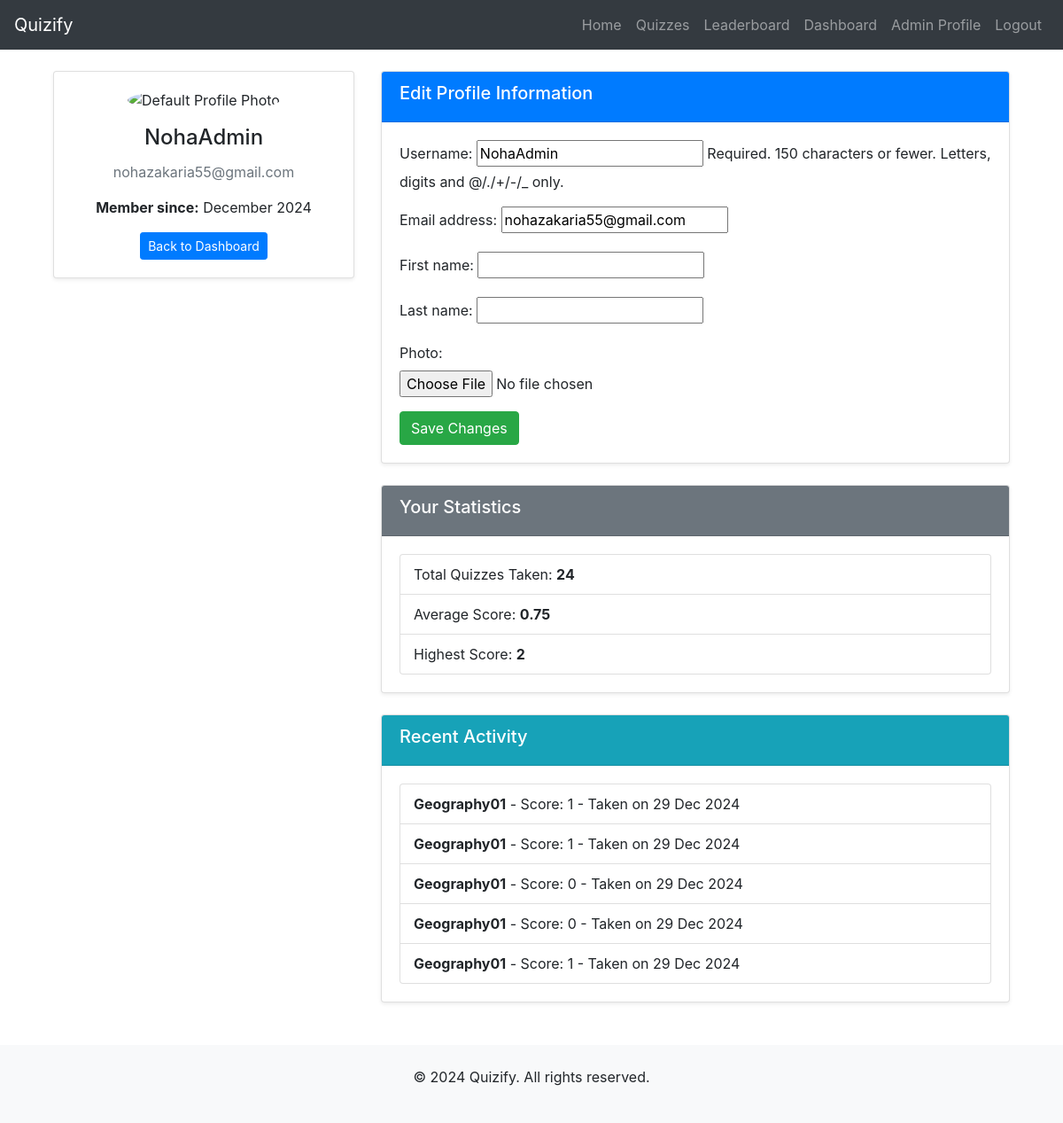
The app's page /profile/ (signed in), older data.
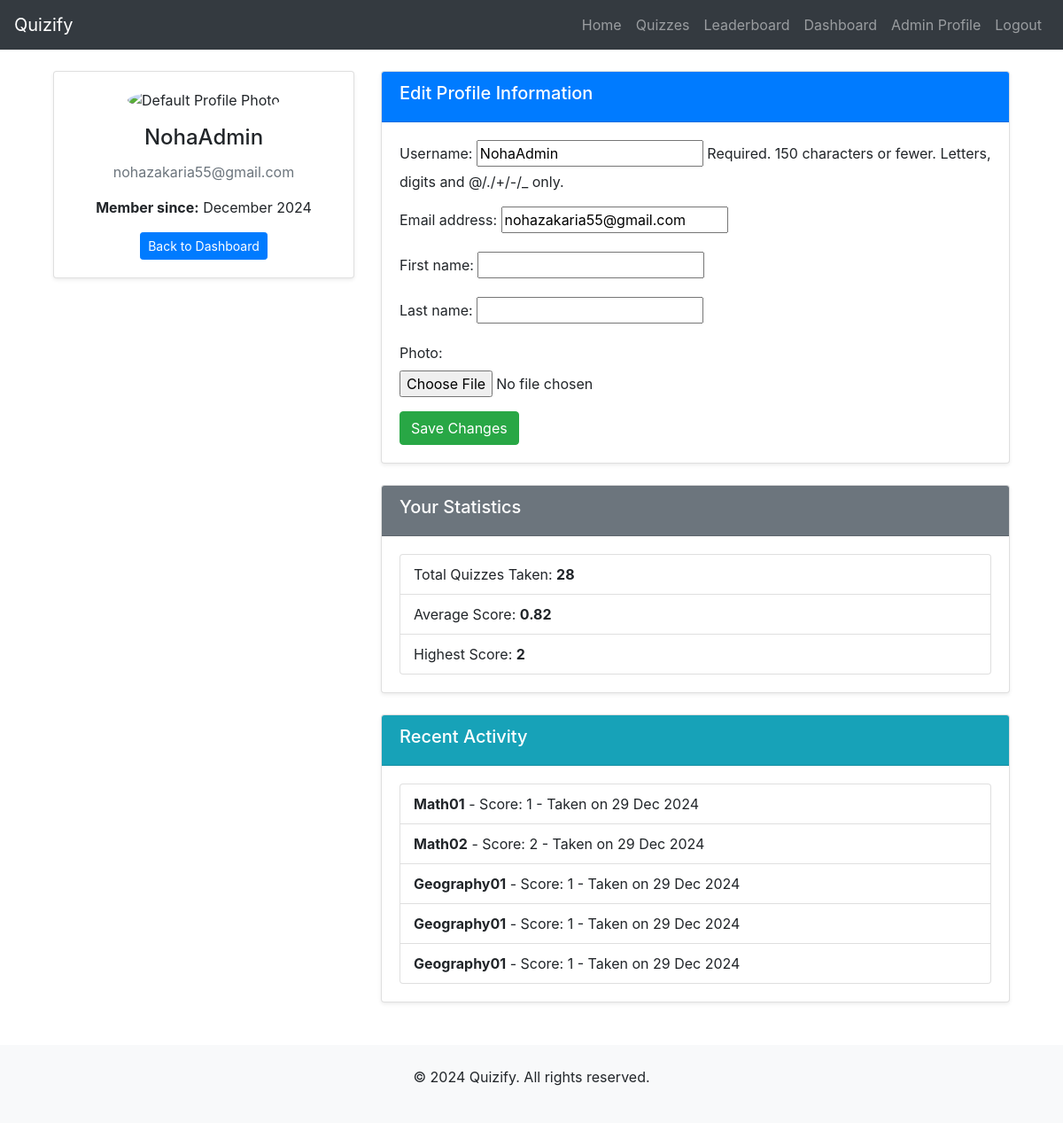
The same page, newer data.
### quizzes/models.py (models this page shows, shortened)
class Result(models.Model):
    user = models.ForeignKey(User, on_delete=models.CASCADE)  # Link to User model
    quiz = models.ForeignKey('Quiz', on_delete=models.CASCADE)  # Link to Quiz model
    score = models.IntegerField()
    date_taken = models.DateTimeField(auto_now_add=True)  # Automatically set when the result is created

class Quiz(models.Model):
    title = models.CharField(max_length=200)
    description = models.TextField()
    created_at = models.DateTimeField(auto_now_add=True)

### quizzes/views.py (the view)
# urls.py: path('profile/', views.regular_user_profile, name='regular_user_profile'),
@login_required
def regular_user_profile(request):
    form = CustomUserChangeForm(request.POST or None, request.FILES or None, instance=request.user)
    if request.method == 'POST' and form.is_valid():
        form.save()
        messages.success(request, 'Your profile was updated successfully!')
        return redirect('regular_user_profile')
    context = {
        'form': form,
        'user_type': 'Regular User',
        'recent_quizzes': Result.objects.filter(user=request.user).order_by('-date_taken')[:5],
        'total_quizzes': Result.objects.filter(user=request.user).count(),
        'average_score': Result.objects.filter(user=request.user).aggregate(Avg('score'))['score__avg'] or 0,
        'highest_score': Result.objects.filter(user=request.user).aggregate(Max('score'))['score__max'] or 0,
    }
    return render(request, 'profile_regular.html', context)

### quizzes/forms.py (shortened to what this page needs)
class CustomUserChangeForm(forms.ModelForm):
    photo = forms.ImageField(required=False, widget=forms.FileInput(attrs={'class': 'form-control-file'}))
    class Meta:
        model = User
        fields = ['username', 'email', 'first_name', 'last_name']
    def __init__(self, *args, **kwargs):
        super(CustomUserChangeForm, self).__init__(*args, **kwargs)
        if self.instance and hasattr(self.instance, 'userprofile'):
            self.fields['photo'].initial = self.instance.userprofile.profile_picture

### templates/profile_regular.html (shortened to what this page needs)
{% extends 'base.html' %}
{% load static %}
{% block content %}
<div class="container mt-4">
    <div class="row">
<div class="col-md-4">
    <div class="card text-center shadow-sm">
        <div class="card-body">
            {% if user.userprofile.profile_picture and user.userprofile.profile_picture.url %}
                <img src="{{ user.userprofile.profile_picture.url }}" alt="Profile Photo"
                     class="rounded-circle img-fluid mb-3"
                     style="width: 150px; height: 150px; object-fit: cover;">
            {% else %}
                <img src="{{ MEDIA_URL }}profile_photos/default.png" alt="Default Profile Photo"
                     class="rounded-circle img-fluid mb-3"
                     style="width: 150px; height: 150px; object-fit: cover;">
            {% endif %}
            <h4 class="card-title">{{ user.username }}</h4>
            <p class="text-muted">{{ user.email }}</p>
            <p><strong>Member since:</strong> {{ user.date_joined|date:"F Y" }}</p>
            <a href="{% url 'dashboard' %}" class="btn btn-primary btn-sm">Back to Dashboard</a>
        </div>
    </div>
</div>
        <div class="col-md-8">
            <div class="card shadow-sm">
                <div class="card-header bg-primary text-white">
                    <h5>Edit Profile Information</h5>
                </div>
                <div class="card-body">
                    <form method="POST" enctype="multipart/form-data">
                        {{ form.as_p }}
                        <button type="submit" class="btn btn-success">Save Changes</button>
                    </form>
                </div>
            </div>
            <div class="card shadow-sm mt-4">
                <div class="card-header bg-secondary text-white">
                    <h5>Your Statistics</h5>
                </div>
                <div class="card-body">
                    <ul class="list-group">
                        <li class="list-group-item">Total Quizzes Taken: <strong>{{ total_quizzes }}</strong></li>
                        <li class="list-group-item">Average Score: <strong>{{ average_score|floatformat:2 }}</strong></li>
                        <li class="list-group-item">Highest Score: <strong>{{ highest_score }}</strong></li>
                    </ul>
                </div>
            </div>
            <div class="card shadow-sm mt-4">
                <div class="card-header bg-info text-white">
                    <h5>Recent Activity</h5>
                </div>
                <div class="card-body">
                    {% if recent_quizzes %}
                        <ul class="list-group">
                            {% for result in recent_quizzes %}
                                <li class="list-group-item">
                                    <strong>{{ result.quiz.title }}</strong> - Score: {{ result.score }} - Taken on {{ result.date_taken|date:"d M Y" }}
                                </li>
                            {% endfor %}
                        </ul>
                    {% else %}
                        <p class="text-muted">No recent quiz activity.</p>
                    {% endif %}
                </div>
            </div>
        </div>
    </div>
</div>
{% endblock %}

Row changes from the older to the newer data that the page shows:
no longer on this page (row unchanged): Result: quiz "Geography01", score "0", date_taken "29 Dec 2024"
no longer on this page (row unchanged): Result: quiz "Geography01", score "0", date_taken "29 Dec 2024"
added Result: quiz "Math01", score "1", date_taken "29 Dec 2024"
added Result: quiz "Math02", score "2", date_taken "29 Dec 2024"
Text that changed along with them:
{{ total_quizzes }}: "24" → "28"
{{ average_score|floatformat:2 }}: "0.75" → "0.82"
